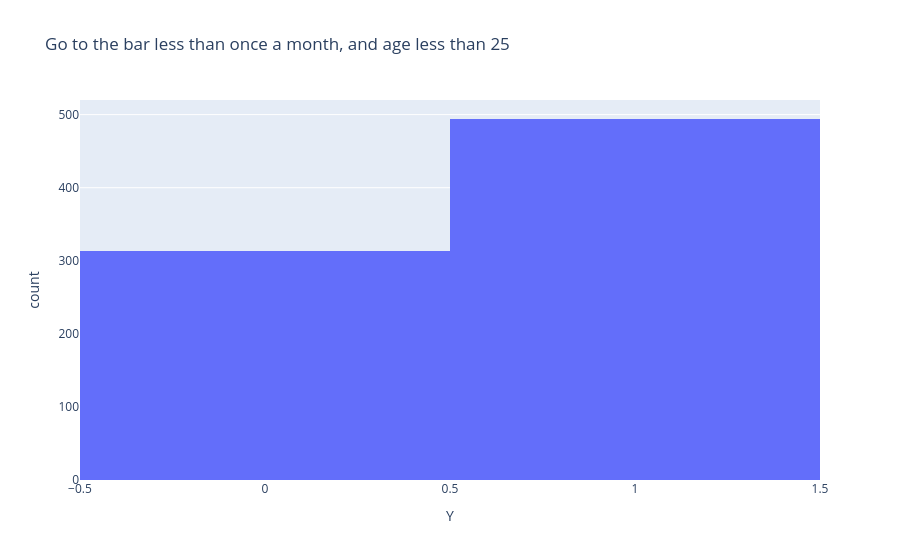

The cell this chart's notebook holds for it:
### Code cell
fig = px.histogram(lt1m_lt25_df, x="Y", title="Go to the bar less than once a month, and age less than 25" )                
fig.show()

### Figure 1 — Plotly figure (JSON) as saved in the notebook; plotly's stock layout.template omitted (floating-point values rounded to 4 significant figures; data arrays with more than 128 entries replaced by an {"elided": "..."} marker saying what was removed)
{"data": [{"bingroup": "x", "hovertemplate": "Y=%{x}<br>count=%{y}<extra></extra>", "legendgroup": "", "marker": {"color": "#636efa", "pattern": {"shape": ""}}, "name": "", "orientation": "v", "showlegend": false, "type": "histogram", "x": {"elided": "808 int values"}, "xaxis": "x", "yaxis": "y"}], "layout": {"barmode": "relative", "legend": {"tracegroupgap": 0}, "title": {"text": "Go to the bar less than once a month, and age less than 25"}, "xaxis": {"anchor": "y", "domain": [0, 1], "title": {"text": "Y"}}, "yaxis": {"anchor": "x", "domain": [0, 1], "title": {"text": "count"}}}}
